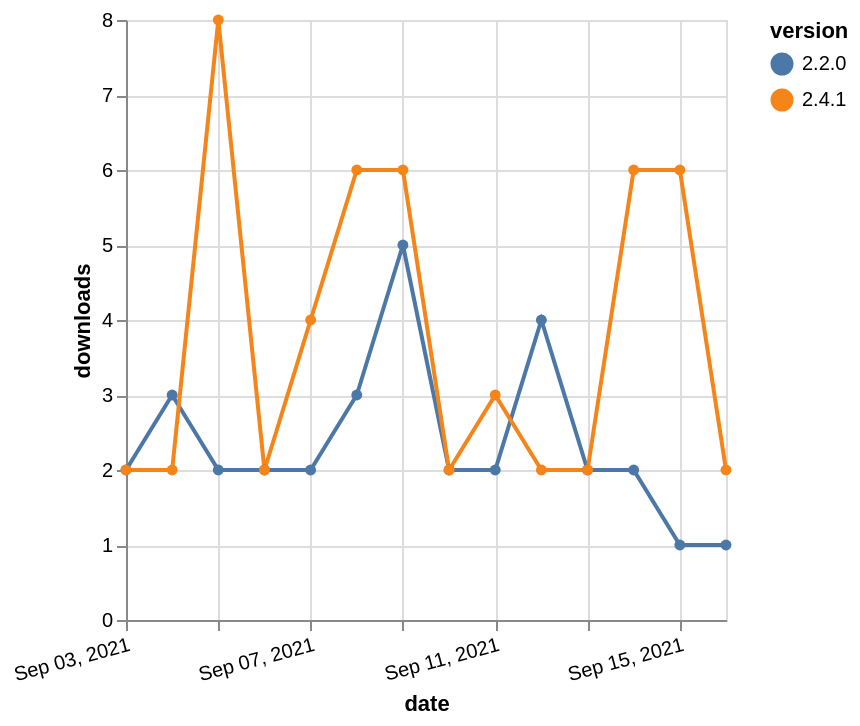

Here is the Vega-Lite specification saved for this chart:
### Vega-Lite specification from a JSON file in a GitHub repository (floating-point values rounded to 4 significant figures)
{"$schema": "https://vega.github.io/schema/vega-lite/v5.json", "description": "A simple bar chart with embedded data.", "data": {"values": [{"date": "2021-09-03", "total": 3022, "delta": 2, "version": "2.2.0"}, {"date": "2021-09-04", "total": 3025, "delta": 3, "version": "2.2.0"}, {"date": "2021-09-05", "total": 3027, "delta": 2, "version": "2.2.0"}, {"date": "2021-09-06", "total": 3029, "delta": 2, "version": "2.2.0"}, {"date": "2021-09-07", "total": 3031, "delta": 2, "version": "2.2.0"}, {"date": "2021-09-08", "total": 3034, "delta": 3, "version": "2.2.0"}, {"date": "2021-09-09", "total": 3039, "delta": 5, "version": "2.2.0"}, {"date": "2021-09-10", "total": 3041, "delta": 2, "version": "2.2.0"}, {"date": "2021-09-11", "total": 3043, "delta": 2, "version": "2.2.0"}, {"date": "2021-09-12", "total": 3047, "delta": 4, "version": "2.2.0"}, {"date": "2021-09-13", "total": 3049, "delta": 2, "version": "2.2.0"}, {"date": "2021-09-14", "total": 3051, "delta": 2, "version": "2.2.0"}, {"date": "2021-09-15", "total": 3052, "delta": 1, "version": "2.2.0"}, {"date": "2021-09-16", "total": 3053, "delta": 1, "version": "2.2.0"}, {"date": "2021-09-03", "total": 2989, "delta": 2, "version": "2.4.1"}, {"date": "2021-09-04", "total": 2991, "delta": 2, "version": "2.4.1"}, {"date": "2021-09-05", "total": 2999, "delta": 8, "version": "2.4.1"}, {"date": "2021-09-06", "total": 3001, "delta": 2, "version": "2.4.1"}, {"date": "2021-09-07", "total": 3005, "delta": 4, "version": "2.4.1"}, {"date": "2021-09-08", "total": 3011, "delta": 6, "version": "2.4.1"}, {"date": "2021-09-09", "total": 3017, "delta": 6, "version": "2.4.1"}, {"date": "2021-09-10", "total": 3019, "delta": 2, "version": "2.4.1"}, {"date": "2021-09-11", "total": 3022, "delta": 3, "version": "2.4.1"}, {"date": "2021-09-12", "total": 3024, "delta": 2, "version": "2.4.1"}, {"date": "2021-09-13", "total": 3026, "delta": 2, "version": "2.4.1"}, {"date": "2021-09-14", "total": 3032, "delta": 6, "version": "2.4.1"}, {"date": "2021-09-15", "total": 3038, "delta": 6, "version": "2.4.1"}, {"date": "2021-09-16", "total": 3040, "delta": 2, "version": "2.4.1"}]}, "width": "container", "mark": {"type": "line", "point": {"filled": true}}, "encoding": {"x": {"field": "date", "type": "temporal", "timeUnit": "yearmonthdate", "title": "date", "axis": {"labelAngle": -15}}, "y": {"field": "delta", "type": "quantitative", "title": "downloads"}, "color": {"field": "version", "type": "nominal"}, "tooltip": {"field": "delta"}}}
